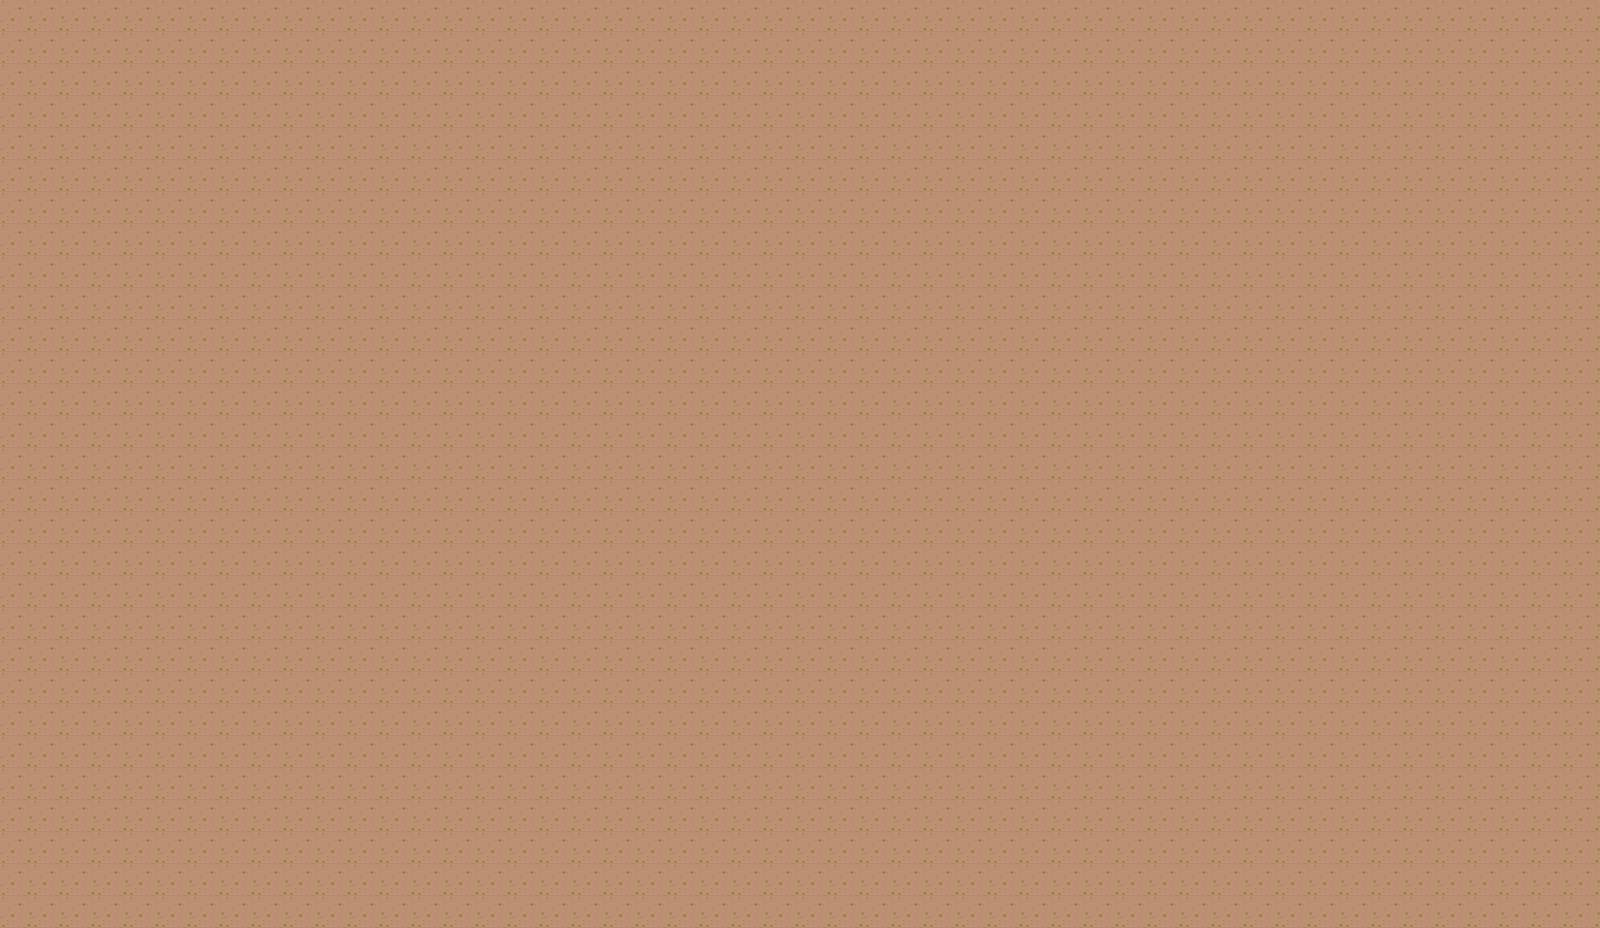

The image is a tile-based game level rendered from a .tmx file. Its description and complete source (layers, tilesets, objects, tile grids) follow:
An orthogonal 50x29 tile map with 32x32 px tiles, 1 tile layer (Tile Layer 1).

<map version="1.10" tiledversion="1.10.1" orientation="orthogonal" renderorder="right-down" width="50" height="29" tilewidth="32" tileheight="32" infinite="0" nextlayerid="2" nextobjectid="1">
 <tileset firstgid="1" source="TileSheet.tsx" />
 <layer id="1" name="Tile Layer 1" width="50" height="29">
  <data encoding="csv">
1,1,1,1,1,1,1,1,1,1,1,1,1,1,1,1,1,1,1,1,1,1,1,1,1,1,1,1,1,1,1,1,1,1,1,1,1,1,1,1,1,1,1,1,1,1,1,1,1,1,
1,1,1,1,1,1,1,1,1,1,1,1,1,1,1,1,1,1,1,1,1,1,1,1,1,1,1,1,1,1,1,1,1,1,1,1,1,1,1,1,1,1,1,1,1,1,1,1,1,1,
1,1,1,1,1,1,1,1,1,1,1,1,1,1,1,1,1,1,1,1,1,1,1,1,1,1,1,1,1,1,1,1,1,1,1,1,1,1,1,1,1,1,1,1,1,1,1,1,1,1,
1,1,1,1,1,1,1,1,1,1,1,1,1,1,1,1,1,1,1,1,1,1,1,1,1,1,1,1,1,1,1,1,1,1,1,1,1,1,1,1,1,1,1,1,1,1,1,1,1,1,
1,1,1,1,1,1,1,1,1,1,1,1,1,1,1,1,1,1,1,1,1,1,1,1,1,1,1,1,1,1,1,1,1,1,1,1,1,1,1,1,1,1,1,1,1,1,1,1,1,1,
1,1,1,1,1,1,1,1,1,1,1,1,1,1,1,1,1,1,1,1,1,1,1,1,1,1,1,1,1,1,1,1,1,1,1,1,1,1,1,1,1,1,1,1,1,1,1,1,1,1,
1,1,1,1,1,1,1,1,1,1,1,1,1,1,1,1,1,1,1,1,1,1,1,1,1,1,1,1,1,1,1,1,1,1,1,1,1,1,1,1,1,1,1,1,1,1,1,1,1,1,
1,1,1,1,1,1,1,1,1,1,1,1,1,1,1,1,1,1,1,1,1,1,1,1,1,1,1,1,1,1,1,1,1,1,1,1,1,1,1,1,1,1,1,1,1,1,1,1,1,1,
1,1,1,1,1,1,1,1,1,1,1,1,1,1,1,1,1,1,1,1,1,1,1,1,1,1,1,1,1,1,1,1,1,1,1,1,1,1,1,1,1,1,1,1,1,1,1,1,1,1,
1,1,1,1,1,1,1,1,1,1,1,1,1,1,1,1,1,1,1,1,1,1,1,1,1,1,1,1,1,1,1,1,1,1,1,1,1,1,1,1,1,1,1,1,1,1,1,1,1,1,
1,1,1,1,1,1,1,1,1,1,1,1,1,1,1,1,1,1,1,1,1,1,1,1,1,1,1,1,1,1,1,1,1,1,1,1,1,1,1,1,1,1,1,1,1,1,1,1,1,1,
1,1,1,1,1,1,1,1,1,1,1,1,1,1,1,1,1,1,1,1,1,1,1,1,1,1,1,1,1,1,1,1,1,1,1,1,1,1,1,1,1,1,1,1,1,1,1,1,1,1,
1,1,1,1,1,1,1,1,1,1,1,1,1,1,1,1,1,1,1,1,1,1,1,1,1,1,1,1,1,1,1,1,1,1,1,1,1,1,1,1,1,1,1,1,1,1,1,1,1,1,
1,1,1,1,1,1,1,1,1,1,1,1,1,1,1,1,1,1,1,1,1,1,1,1,1,1,1,1,1,1,1,1,1,1,1,1,1,1,1,1,1,1,1,1,1,1,1,1,1,1,
1,1,1,1,1,1,1,1,1,1,1,1,1,1,1,1,1,1,1,1,1,1,1,1,1,1,1,1,1,1,1,1,1,1,1,1,1,1,1,1,1,1,1,1,1,1,1,1,1,1,
1,1,1,1,1,1,1,1,1,1,1,1,1,1,1,1,1,1,1,1,1,1,1,1,1,1,1,1,1,1,1,1,1,1,1,1,1,1,1,1,1,1,1,1,1,1,1,1,1,1,
1,1,1,1,1,1,1,1,1,1,1,1,1,1,1,1,1,1,1,1,1,1,1,1,1,1,1,1,1,1,1,1,1,1,1,1,1,1,1,1,1,1,1,1,1,1,1,1,1,1,
1,1,1,1,1,1,1,1,1,1,1,1,1,1,1,1,1,1,1,1,1,1,1,1,1,1,1,1,1,1,1,1,1,1,1,1,1,1,1,1,1,1,1,1,1,1,1,1,1,1,
1,1,1,1,1,1,1,1,1,1,1,1,1,1,1,1,1,1,1,1,1,1,1,1,1,1,1,1,1,1,1,1,1,1,1,1,1,1,1,1,1,1,1,1,1,1,1,1,1,1,
1,1,1,1,1,1,1,1,1,1,1,1,1,1,1,1,1,1,1,1,1,1,1,1,1,1,1,1,1,1,1,1,1,1,1,1,1,1,1,1,1,1,1,1,1,1,1,1,1,1,
1,1,1,1,1,1,1,1,1,1,1,1,1,1,1,1,1,1,1,1,1,1,1,1,1,1,1,1,1,1,1,1,1,1,1,1,1,1,1,1,1,1,1,1,1,1,1,1,1,1,
1,1,1,1,1,1,1,1,1,1,1,1,1,1,1,1,1,1,1,1,1,1,1,1,1,1,1,1,1,1,1,1,1,1,1,1,1,1,1,1,1,1,1,1,1,1,1,1,1,1,
1,1,1,1,1,1,1,1,1,1,1,1,1,1,1,1,1,1,1,1,1,1,1,1,1,1,1,1,1,1,1,1,1,1,1,1,1,1,1,1,1,1,1,1,1,1,1,1,1,1,
1,1,1,1,1,1,1,1,1,1,1,1,1,1,1,1,1,1,1,1,1,1,1,1,1,1,1,1,1,1,1,1,1,1,1,1,1,1,1,1,1,1,1,1,1,1,1,1,1,1,
1,1,1,1,1,1,1,1,1,1,1,1,1,1,1,1,1,1,1,1,1,1,1,1,1,1,1,1,1,1,1,1,1,1,1,1,1,1,1,1,1,1,1,1,1,1,1,1,1,1,
1,1,1,1,1,1,1,1,1,1,1,1,1,1,1,1,1,1,1,1,1,1,1,1,1,1,1,1,1,1,1,1,1,1,1,1,1,1,1,1,1,1,1,1,1,1,1,1,1,1,
1,1,1,1,1,1,1,1,1,1,1,1,1,1,1,1,1,1,1,1,1,1,1,1,1,1,1,1,1,1,1,1,1,1,1,1,1,1,1,1,1,1,1,1,1,1,1,1,1,1,
1,1,1,1,1,1,1,1,1,1,1,1,1,1,1,1,1,1,1,1,1,1,1,1,1,1,1,1,1,1,1,1,1,1,1,1,1,1,1,1,1,1,1,1,1,1,1,1,1,1,
1,1,1,1,1,1,1,1,1,1,1,1,1,1,1,1,1,1,1,1,1,1,1,1,1,1,1,1,1,1,1,1,1,1,1,1,1,1,1,1,1,1,1,1,1,1,1,1,1,1
</data>
 </layer>
</map>
